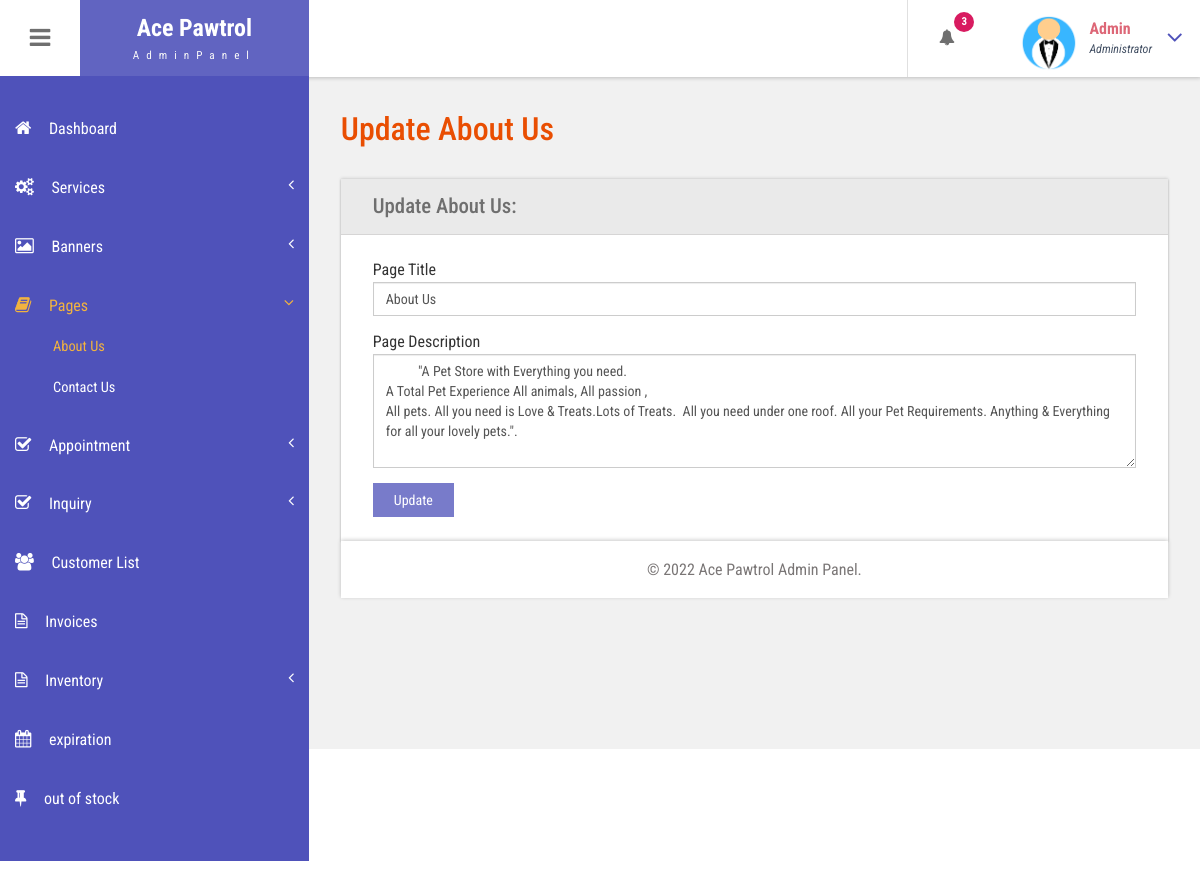
Screenshot of /admin/about-us.php (signed in) with the database file from the repository.
### tables this page shows
CREATE TABLE `tblpage` (
  `ID` int(10) NOT NULL,
  `PageType` varchar(200) DEFAULT NULL,
  `PageTitle` mediumtext DEFAULT NULL,
  `PageDescription` mediumtext DEFAULT NULL,
  `Email` varchar(200) DEFAULT NULL,
  `MobileNumber` bigint(10) DEFAULT NULL,
  `UpdationDate` date DEFAULT NULL,
  `Timing` varchar(200) NOT NULL
);

### admin/about-us.php (the view, shortened to what this page needs)
	<?php
include('includes/dbconnection.php');
if (strlen($_SESSION['bpmsaid']==0)) {
  header('location:logout.php');
  } else{
  ?>
<!DOCTYPE HTML>
<html>
<head>
<link href="css/bootstrap.css" rel='stylesheet' type='text/css' />
<link href="css/style.css" rel='stylesheet' type='text/css' />
<link href="css/font-awesome.css" rel="stylesheet">
<link href="css/animate.css" rel="stylesheet" type="text/css" media="all">
<link href="css/custom.css" rel="stylesheet">
</head>
<body class="cbp-spmenu-push">
	<div class="main-content">
		 <?php include_once('includes/sidebar.php');?>
	 <?php include_once('includes/header.php');?>
		<div id="page-wrapper">
			<div class="main-page">
				<div class="forms">
					<h3 class="title1">Update About Us</h3>
					<div class="form-grids row widget-shadow" data-example-id="basic-forms">
						<div class="form-title">
							<h4>Update About Us:</h4>
						</div>
						<div class="form-body">
							<form method="post">
  <?php
$ret=mysqli_query($con,"select * from  tblpage where PageType='aboutus'");
while ($row=mysqli_fetch_array($ret)) {
?>
							 <div class="form-group"> <label for="exampleInputEmail1">Page Title</label> <input type="text" class="form-control" name="pagetitle" id="pagetitle" value="<?php  echo $row['PageTitle'];?>" required="true"> </div> <div class="form-group"> <label for="exampleInputPassword1">Page Description</label> <textarea name="pagedes" id="pagedes" rows="5" class="form-control">
        <?php  echo $row['PageDescription'];?></textarea> </div>
							 <?php } ?>
							  <button type="submit" name="submit" class="btn btn-default">Update</button> </form>
						</div>
					</div>
			</div>
		</div>
		 <?php include_once('includes/footer.php');?>
	</div>
</body>
</html>
<?php } ?>

### admin/includes/header.php (shortened to what this page needs)
<div class="sticky-header header-section ">
      <div class="header-left">
        <button id="showLeftPush"><i class="fa fa-bars"></i></button>
        <div class="logo">
          <a href="dashboard.php">
            <h1>Ace Pawtrol</h1>
            <span>AdminPanel</span>
          </a>
        </div>
      </div>
      <div class="header-right">
        <div class="profile_details_left">
          <ul class="nofitications-dropdown">
            <?php
$ret1=mysqli_query($con,"select tbluser.FirstName,tbluser.LastName,tblbook.ID as bid,tblbook.AptNumber from tblbook join tbluser on tbluser.ID=tblbook.UserID where tblbook.Status is null");
$num=mysqli_num_rows($ret1);
?>
            <li class="dropdown head-dpdn">
              <a href="#" class="dropdown-toggle" data-toggle="dropdown" aria-expanded="false"><i class="fa fa-bell"></i><span class="badge blue"><?php echo $num;?></span></a>
            </li>
          </ul>
          <div class="clearfix"> </div>
        </div>
        <div class="profile_details">
        <?php
$adid=$_SESSION['bpmsaid'];
$ret=mysqli_query($con,"select AdminName from tbladmin where ID='$adid'");
$row=mysqli_fetch_array($ret);
$name=$row['AdminName'];
?>
          <ul>
            <li class="dropdown profile_details_drop">
              <a href="#" class="dropdown-toggle" data-toggle="dropdown" aria-expanded="false">
                <div class="profile_img">
                  <span class="prfil-img"><img src="images/admin1.png" alt="" width="60" height="60"> </span>
                  <div class="user-name">
                    <p><?php echo $name; ?></p>
                    <span>Administrator</span>
                  </div>
                  <i class="fa fa-angle-down lnr"></i>
                  <div class="clearfix"></div>
                </div>
              </a>
            </li>
          </ul>
        </div>
      </div>
      <div class="clearfix"> </div>
    </div>

### admin/css/style.css (style rules this page uses)
h4, h5, h6, h1, h2, h3 { margin: 0; }
ul, ol { margin: 0; }
p { margin: 0; }
html, body { font-family: 'Roboto Condensed', sans-serif; font-size: 100%; overflow-x: hidden; background: #fff; }
body a { transition: 0.5s all ease; -webkit-transition: 0.5s all ease; -moz-transition: 0.5s all ease; -o-transition: 0.5s all ease; -ms-transition: 0.5s all ease; text-decoration:none; }
h1,h2,h3,h4,h5,h6 { margin:0; }
p { margin:0; }
ul,label { margin:0; padding:0; }
.main-content { position: relative; }
.sticky-header { position: fixed; top: 0; left:0px; width: 100%; z-index: 100; }
.header-section { background:#FFF; box-shadow: 1px 1px 4px rgba(0, 0, 0, 0.21); -webkit-box-shadow: 1px 1px 4px rgba(0, 0, 0, 0.21); -moz-box-shadow: 1px 1px 4px rgba(0, 0, 0, 0.21); -o-box-shadow: 1px 1px 4px rgba(0, 0, 0, 0.21); }
.header-section::after { clear: both; display: block; content: ''; }
.header-left { float: left; width: 45%; }
.header-right { float: right; }
button#showLeftPush { font-size: 1.5em; width: 80px; padding: 0.87em 0; text-align: center; cursor: pointer; float: left; color: #6F6F6F; -moz-transition: all 0.2s ease-out 0s; -webkit-transition: all 0.2s ease-out 0s; transition: all 0.2s ease-out 0s; border: none; background-color: #fff; outline:none; }
.cbp-spmenu-push { overflow-x: hidden; position: relative; }
.cbp-spmenu, .cbp-spmenu-push { -webkit-transition: all 0.3s ease; -moz-transition: all 0.3s ease; transition: all 0.3s ease; }
.cbp-spmenu-push div#page-wrapper { margin: 0 0 0 19.3em; transition:.5s all; -webkit-transition:.5s all; -moz-transition:.5s all; }
.fa { display: inline-block; font-family: FontAwesome; font-style: normal; font-weight: normal; line-height: 1; -webkit-font-smoothing: antialiased; -moz-osx-font-smoothing: grayscale; }
.logo { background: #6164C1; text-align: center; float: left; }
.logo a { padding: 0.9em 3.3em .7em; display: block; text-decoration: none; }
.logo a h1 { color: #fff; font-size: 1.5em; line-height: 1.2em; font-weight: 700; }
.logo a span { color: #F8F8F8; font-size: .7em; text-align: center; letter-spacing: 7px; }
.profile_details_left { float: left; }
li.dropdown.head-dpdn { display: inline-block; padding: 1.7em 0; border-left: 1px solid #E0E0E0; float: left; }
li.dropdown.head-dpdn a.dropdown-toggle { padding: 1.7em 2em; }
i.fa.fa-bell { color:#6F6F6F; }
.header-right span.badge { font-size: 11px; font-weight: bold; color: #FFF; background: #8BC34A; line-height: 15px; width: 20px; height: 20px; border-radius: 2em; -webkit-border-radius: 2em; -moz-border-radius: 2em; -o-border-radius: 2em; text-align: center; display: inline-block; position: absolute; top: 16%; padding: 2px 0 0; }
.header-right span.blue { background-color:#D81B60; }
.profile_details { float: right; }
.profile_details_drop a.dropdown-toggle { display:block; padding: 0.8em 3em 0 2em; }
.profile_img span.prfil-img { float:left; }
.user-name { float:left; margin-top:8px; margin-left:11px; height:35px; }
.profile_details ul li { list-style-type:none; position:relative; }
.profile_details li a i.fa.lnr { position: absolute; top: 34%; right: 8%; color: #4F52BA; font-size: 1.6em; }
.user-name p { font-size:1em; color:#DD6777; line-height:1em; font-weight:700; }
.user-name span { font-size: .75em; font-style: italic; color: #424f63; font-weight: normal; margin-top: .3em; }
.charts,.row { margin: 2em 0 0; }
.widget-shadow { background-color: #fff; box-shadow: 0 -1px 3px rgba(0,0,0,.12),0 1px 2px rgba(0,0,0,.24); -webkit-box-shadow: 0 -1px 3px rgba(0,0,0,.12),0 1px 2px rgba(0,0,0,.24); -moz-box-shadow: 0 -1px 3px rgba(0,0,0,.12),0 1px 2px rgba(0,0,0,.24); }
h3.title1 { font-size: 2em; color: #e94e02; margin-bottom: 0.8em; }
.forms h3.title1 { margin-bottom:0; }
.forms h4 { font-size: 1.3em; color: #6F6F6F; }
.form-title { padding: 1em 2em; background-color: #EAEAEA; border-bottom: 1px solid #D6D5D5; }
.form-body { padding: 1.5em 2em; }
.forms label { font-weight: 400; }
.form-control { border-radius: inherit; }
.forms button.btn.btn-default { background-color: rgba(97, 100, 193, 0.85); color: #fff; padding: .5em 1.5em; border: none; outline:none; border-radius: inherit; }

### admin/css/custom.css (style rules this page uses)
#page-wrapper { padding:7em 2em 2.5em; background-color: #F1F1F1; }

### rows the page displays
tblpage: pagetitle "About Us", pagedes "\"A Pet Store with Everything you need. A Total Pet Experience All animals, All passion , All pets. All you need is Love & Treats.Lots of Treats. All you need under one roof. All your Pet Requirements. Anything & Everything for all your lovely pets.\"."

### other values shown
$num "3"
$name "Admin"
